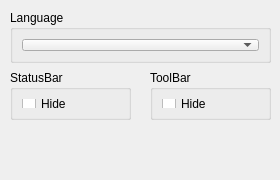
<?xml version="1.0" encoding="UTF-8"?>
<ui version="4.0">
 <class>GeneralSettingsForm</class>
 <widget class="QWidget" name="GeneralSettingsForm">
  <property name="geometry">
   <rect>
    <x>0</x>
    <y>0</y>
    <width>280</width>
    <height>180</height>
   </rect>
  </property>
  <property name="windowTitle">
   <string>Form</string>
  </property>
  <widget class="QGroupBox" name="groupBoxLanguage">
   <property name="enabled">
    <bool>true</bool>
   </property>
   <property name="geometry">
    <rect>
     <x>10</x>
     <y>10</y>
     <width>261</width>
     <height>53</height>
    </rect>
   </property>
   <property name="title">
    <string>Language</string>
   </property>
   <layout class="QVBoxLayout" name="verticalLayout_2">
    <item>
     <widget class="QComboBox" name="comboBoxLanguage">
      <property name="currentText">
       <string/>
      </property>
     </widget>
    </item>
   </layout>
  </widget>
  <widget class="QGroupBox" name="groupBoxStatusBar">
   <property name="geometry">
    <rect>
     <x>10</x>
     <y>70</y>
     <width>121</width>
     <height>50</height>
    </rect>
   </property>
   <property name="title">
    <string>StatusBar</string>
   </property>
   <layout class="QVBoxLayout" name="verticalLayout_3">
    <item>
     <widget class="QCheckBox" name="checkBoxStatusBarHide">
      <property name="text">
       <string>Hide</string>
      </property>
     </widget>
    </item>
   </layout>
  </widget>
  <widget class="QGroupBox" name="groupBoxToolBar">
   <property name="geometry">
    <rect>
     <x>150</x>
     <y>70</y>
     <width>121</width>
     <height>50</height>
    </rect>
   </property>
   <property name="title">
    <string>ToolBar</string>
   </property>
   <layout class="QHBoxLayout" name="horizontalLayout_2">
    <item>
     <widget class="QCheckBox" name="checkBoxToolBarHide">
      <property name="text">
       <string>Hide</string>
      </property>
     </widget>
    </item>
   </layout>
  </widget>
 </widget>
 <resources/>
 <connections/>
</ui>
